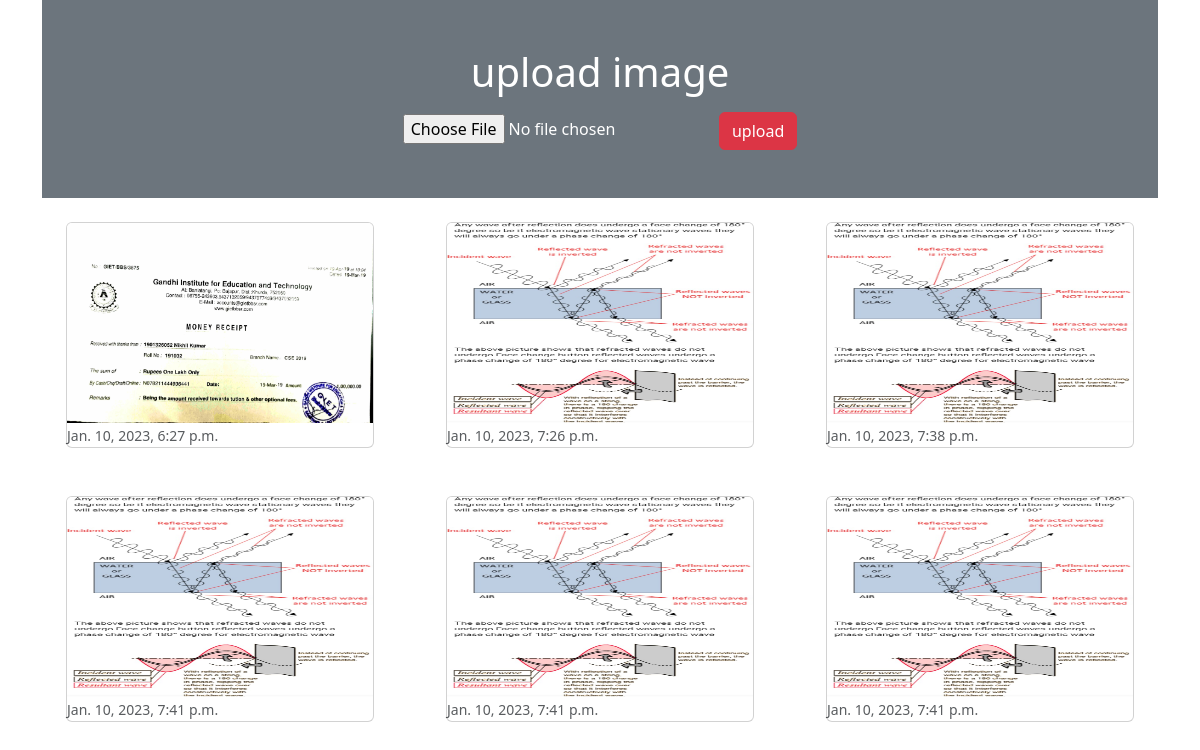
The page / on the database its author committed.
### myapp/models.py (models this page shows)
class Image(models.Model):
    photo=models.ImageField(upload_to="myimage")
    date = models.DateTimeField(auto_now_add=True)

### myapp/views.py (the view)
# urls.py: 2. Add a URL to urlpatterns:  path('', views.home, name='home')
def home(request):
    if request.method=='POST':
        form=ImageForm(request.POST,request.FILES)
        if form.is_valid():
            form.save()
    form=ImageForm()
    img=Image.objects.all()
    return render(request,'myapp/home.html',{'img':img,'form':form})

### myapp/forms.py
class ImageForm(forms.ModelForm):
    class Meta:
        model=Image
        fields='__all__'
        labels={'photo':''}

### myapp/templates/myapp/home.html (shortened to what this page needs)
<!doctype html>
<html lang="en">
  <head>
    <link href="https://cdn.jsdelivr.net/npm/bootstrap@5.3.0-alpha1/dist/css/bootstrap.min.css" rel="stylesheet">
  </head>
  <body>
    <div class="container">
        <div class="py-5 text-center bg-secondary text-white">
            <h1 class="mb-3">upload image</h1>
              <form action="" method="post" enctype="multipart/form-data">
                {{form}}
                <input type="submit" class="btn btn-danger" value="upload">
            </form>
        </div>
        <div class="row">
            {% for x in img %}
            <div class="col-sm-4">
                <div class="card m-4">
                    <img src="{{x.photo.url}}" alt="" class="card-img-top" height="200px">
                    <div>
                        <small class="text-muted">{{x.date}}</small>
                    </div>
                </div>
            </div>
            {% endfor %}
        </div>
    </div>
  </body>
</html>

### rows shown on the page
Image: photo (picture), date "Jan. 10, 2023, 6:27 p.m."
Image: photo (picture), date "Jan. 10, 2023, 7:26 p.m."
Image: photo (picture), date "Jan. 10, 2023, 7:38 p.m."
Image: photo (picture), date "Jan. 10, 2023, 7:41 p.m."
Image: photo (picture), date "Jan. 10, 2023, 7:41 p.m."
Image: photo (picture), date "Jan. 10, 2023, 7:41 p.m."
